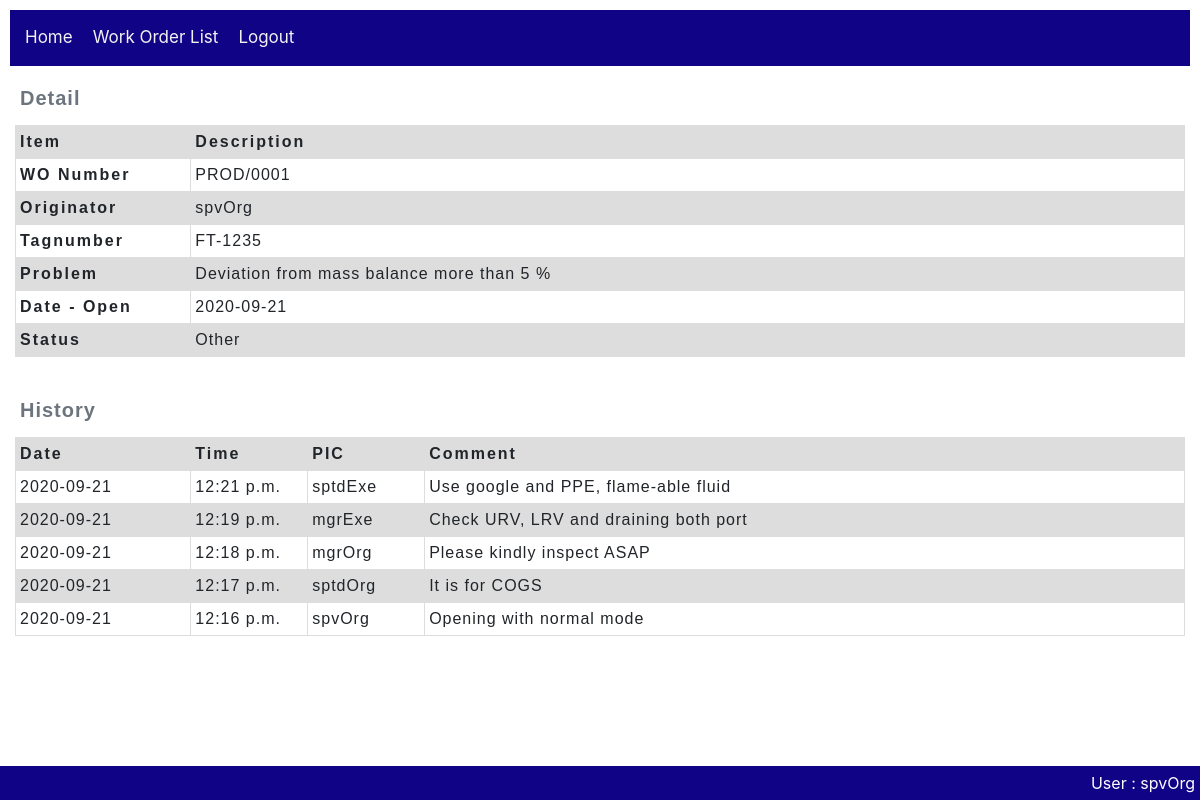
Page /workOrder/work_order/1 (signed in) on the committed database.
### workOrder/models.py (models this page shows, shortened)
class Work_order(models.Model):
    wo_number = models.CharField(max_length=20, null=True)
    tagnumber = models.CharField(max_length=50, null=True, help_text='Enter tagnumber(eg. FT-1405)')
    problem = models.TextField(max_length=1000, null=True)
    originator = models.ForeignKey(User,
        on_delete=models.SET_NULL,
        null=True)
    dest_section = models.ForeignKey(Section,
        on_delete=models.SET_NULL,
        null=True)
    date_open = models.DateField()
    date_finish = models.DateField(null=True)
    status = models.ForeignKey(Action,
        on_delete=models.SET_NULL,
        null=True)
    priority = models.ForeignKey(Wo_priority,
        on_delete=models.SET_NULL,
        null=True)
    current_user_id = models.IntegerField(null=True)
    executor_user_id = models.IntegerField(null=True)
    class Meta:
        ordering = ['originator','status','wo_number']

class Wo_journal(models.Model):
    comment = models.CharField(max_length=200, null=True)
    date = models.DateField(null=True)
    time = models.TimeField(null=True)
    concern_user = models.ForeignKey(User,
        on_delete=models.SET_NULL,
        null=True)
    wO_on_process = models.ForeignKey(Work_order,
        on_delete=models.SET_NULL,
        null=True)
    action = models.ForeignKey(Action,
        on_delete=models.SET_NULL,
        null=True)
    class Meta:
        ordering = ['-date', '-time']

### workOrder/views.py (the view)
# urls.py: path('work_order/<int:pk>', views.Work_orderDetailView.as_view(), name='work_order-detail'),
class Work_orderDetailView(LoginRequiredMixin, generic.DetailView):
    model = Work_order #prinsipnya dengan ini saja sdh cukup, namun kita perlu tambahan info di bawah ini
    def get_context_data(self, **kwargs):
        context = super().get_context_data(**kwargs)
        wo_current_user_id = context['object'].current_user_id
        userId = self.request.user.id
        allowAction = False
        if wo_current_user_id == userId:
            allowAction = True
        context['allowAction'] = allowAction
        context['woPK'] = context['object'].id
        context['journal_list'] = Wo_journal.objects.filter(wO_on_process=context['object'].id)
        return context

### utility/models.py (called while the page is built)
    def __str__(self):
        return self.name

### workOrder/templates/workOrder/work_order_detail.html (shortened to what this page needs)
{% extends "base_workOrder.html" %}
{% block content %}
  {% include 'woHeader.html' %}
  <p>
  </p>
  {% if journal_list %}
    <table class="WoHistory">
      <caption>History</caption>
      <thead>
        <tr>
          <th scope="col">Date</th>
          <th scope="col">Time</th>
          <th scope="col">PIC</th>
          <th scope="col">Comment</th>
        </tr>
      </thead>
      <tbody>
        {% for journal in journal_list %}
          <tr>
            <td>
              {{journal.date}}
            </td>
            <td>
              {{journal.time}}
            </td>
            <td>
              {{journal.concern_user}}
            </td>
            <td>
              {{journal.comment}}
            </td>
          </tr>
        {% endfor %}
      </tbody>
    </table>
  {% else %}
    <p>There are no histories</p>
  {% endif %}
{% endblock %}

### workOrder/templates/base_workOrder.html (shortened to what this page needs)
<!DOCTYPE html>
<html lang="en">
    <head>
        <link rel="stylesheet" href="https://stackpath.bootstrapcdn.com/bootstrap/4.1.3/css/bootstrap.min.css">
        <link rel="stylesheet" href="http://code.jquery.com/ui/1.11.0/themes/smoothness/jquery-ui.css">
        {% load static %}
        <link rel="stylesheet" href="{% static 'css/styles.css' %}">
    </head>
    <body>
        <div class="topnav">
            <ul>
                <li><a href="{% url 'home-cmms' %}">Home</a></li>
                {% if user.is_authenticated %}
                    <li><a href="{% url 'workOrder:work_orders'%}">Work Order List</a></li>
                    <li><a href="{% url 'logout'%}?next={{request.path}}">Logout</a></li>
                {% else %}
                    <li><a href="{% url 'login'%}?next={{request.path}}">Login</a></li>
                {% endif %}
            </ul>
        </div>
        <div>{% block content %}{% endblock %}</div>
        <div class="footer">
            {% if user.is_authenticated %}
                User : {{ user.get_username }}
            {% endif %}
        </div>
    </body>
</html>

### workOrder/templates/woHeader.html (shortened to what this page needs)
{% block content %}
    <table class="WoHeader">
        <caption>Detail</caption>
        <thead>
            <tr>
                <th scope="col">Item</th>
                <th scope="col">Description</th>
            </tr>
        </thead>
        <tbody>
            <tr>
                <th scope="row">WO Number</th>
                <td>{{ work_order.wo_number }}</td>
            </tr>
            <tr>
                <th scope="row">Originator</th>
                <td>{{ work_order.originator }}</td>
            </tr>
            <tr>
                <th scope="row">Tagnumber</th>
                <td>{{ work_order.tagnumber }}</td>
            </tr>
            <tr>
                <th scope="row">Problem</th>
                <td>{{ work_order.problem }}</td>
            </tr>
            <tr>
                <th scope="row">Date - Open</th>
                <td>{{ work_order.date_open }}</td>
            </tr>
            <tr>
                <th scope="row">Status</th>
                <td id = "status"></td>
            </tr>
        </tbody>
    </table>
{% endblock %}

### workOrder/static/css/styles.css (style rules this page uses)
* { padding: 5px; }
.topnav { overflow: hidden; background-color: rgb(16, 3, 133); }
.topnav ul { list-style-type: none; margin: 0; padding: 0; overflow: hidden; background-color: rgb(16, 3, 133); }
.topnav ul li { float: left; color: #f2f2f2; text-align: center; padding: 5px; text-decoration: none; font-size: 17px; }
.topnav ul li a { float: left; color: #f2f2f2; text-align: center; padding: 5px; text-decoration: none; font-size: 17px; }
.footer { position: fixed; left: 0; bottom: 0; width: 100%; background-color: rgb(16, 3, 133); color: white; text-align: right; }
* { box-sizing: border-box; }
table { table-layout: fixed; width: 100%; border-collapse: collapse; }
caption { font-family: sans-serif; font-size: 20px; font-weight: bold; caption-side: top; text-align: left; letter-spacing: 1px; }
td, th { border: 1px solid #dddddd; text-align: left; padding: 4px; }
th { letter-spacing: 2px; }
td { letter-spacing: 1px; }
thead th { background-color: #dddddd; }
tr:nth-child(even) { background-color: #dddddd; }
table.WoHeader { font-family: arial, sans-serif; }
table.WoHeader thead th:nth-child(1) { width: 15%; }
table.WoHistory { font-family: arial, sans-serif; }
table.WoHistory thead th:nth-child(1) { width: 15%; }
table.WoHistory thead th:nth-child(2) { width: 10%; }
table.WoHistory thead th:nth-child(3) { width: 10%; }

### rows in the picture
Work_order: wo_number "PROD/0001", originator "spvOrg", tagnumber "FT-1235", problem "Deviation from mass balance more than 5 %", date_open "2020-09-21"
Wo_journal: date "2020-09-21", time "12:21 p.m.", concern_user "sptdExe", comment "Use google and PPE, flame-able fluid"
Wo_journal: date "2020-09-21", time "12:19 p.m.", concern_user "mgrExe", comment "Check URV, LRV and draining both port"
Wo_journal: date "2020-09-21", time "12:18 p.m.", concern_user "mgrOrg", comment "Please kindly inspect ASAP"
Wo_journal: date "2020-09-21", time "12:17 p.m.", concern_user "sptdOrg", comment "It is for COGS"
Wo_journal: date "2020-09-21", time "12:16 p.m.", concern_user "spvOrg", comment "Opening with normal mode"

### other values in the picture
{{ user.get_username }} "spvOrg"
